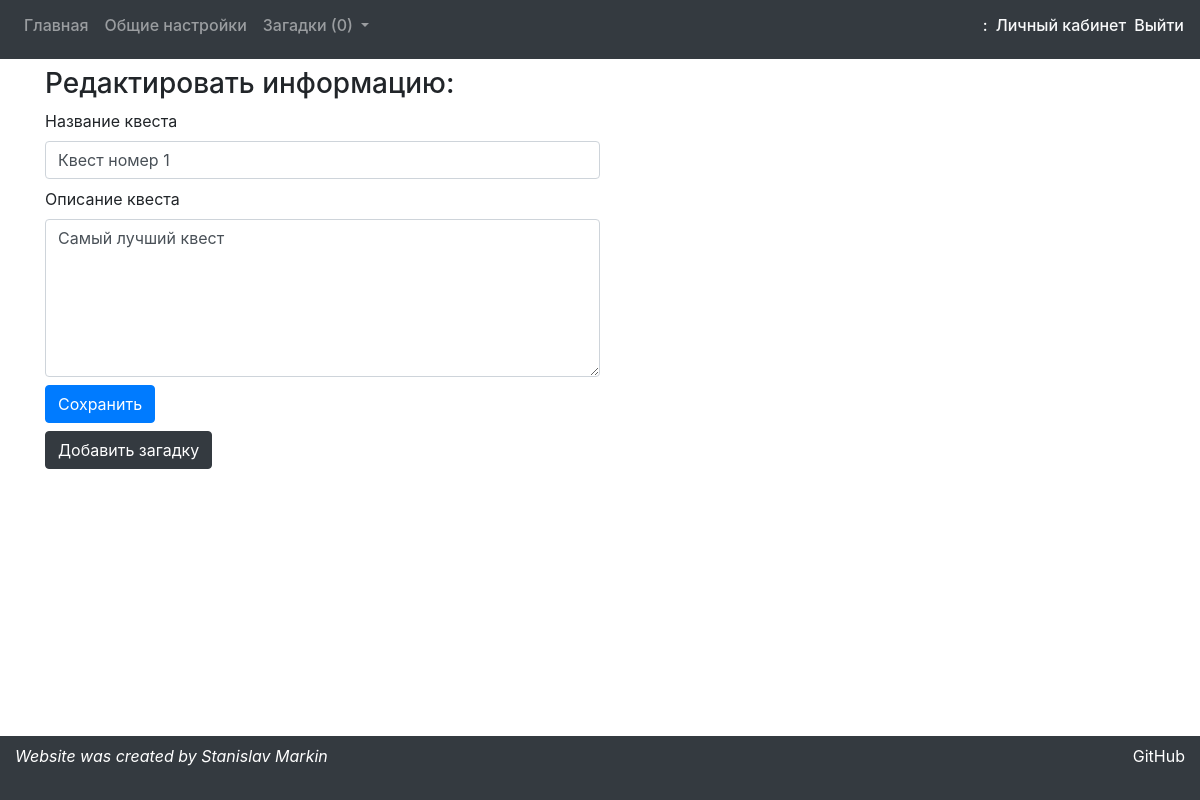
Page /edit/2 on the earlier database version.
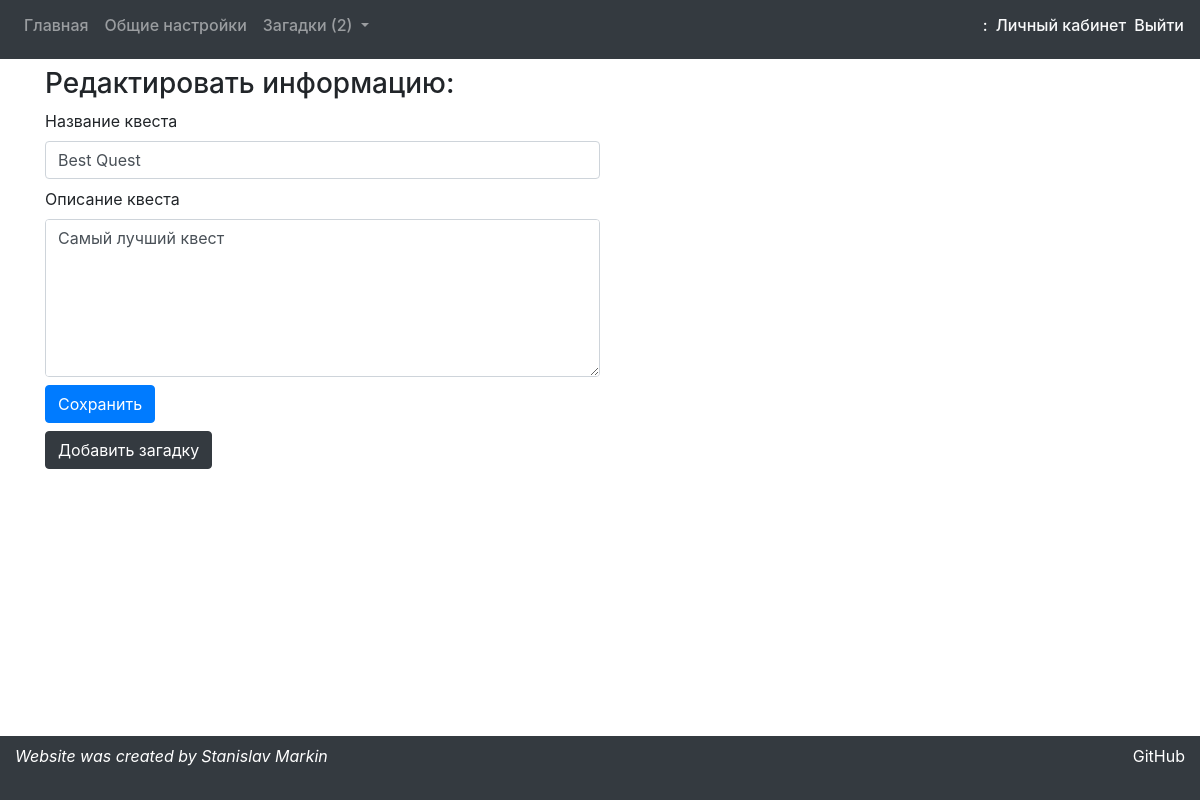
Same page on the later database version.
### preparationApp/models.py (models this page shows, shortened)
class Quest(models.Model):
    title = models.CharField(max_length=30)
    start_date = models.DateTimeField()
    description = models.TextField()
    owner = models.ForeignKey(User, models.CASCADE)

### creationApp/views.py (the view)
# urls.py: path('<int:quest_id>', views.main_edit, name="main_edit"),
def main_edit(request, quest_id):
    if request.method == 'POST':
        quest = Quest.objects.get(id=quest_id)
        quest.title = request.POST['title']
        quest.description = request.POST['description']
        quest.save()
        return redirect('/edit/'+str(quest_id))
    else:
        return render(request, 'creationApp/mainEditPage.html', get_args(quest_id))

### creationApp/views.py (called while the page is built)
def get_args(quest_id):
    quest = Quest.objects.get(id=quest_id)
    puzzles = list(filter(lambda p: p.quest == quest, Puzzle.objects.all()))
    return {'quest': quest, 'puzzles': puzzles}

### creationApp/templates/creationApp/mainEditPage.html (shortened to what this page needs)
{% extends 'creationApp/mainWrapper.html' %}
{% block content %}
    <h3>Редактировать информацию:</h3>
    <form action="/edit/{{ quest.id }}" method="post">{% csrf_token %}
        <label for="quest_title">Название квеста</label>
        <input type="text" class="form-control mb-2 w-50" id="quest_title" name="title" value="{{ quest.title }}">
        <label for="description">Описание квеста</label>
        <textarea class="form-control mb-2 w-50" rows="6"
                  id="description" name="description">{{ quest.description }}</textarea>
        <input type="submit" class="btn btn-primary mb-2" value="Сохранить">
    </form>
    <button type="button" id="gifsBtn" class="btn btn-dark mb-2"
            data-toggle="collapse" data-target="#puzzle">
        Добавить загадку
    </button>
{% endblock %}

Differences in the rows shown:
changed Quest "Самый лучший квест": title "Квест номер 1" → "Best Quest"
Other differences:
{{ puzzles|length }}: "0" → "2"
